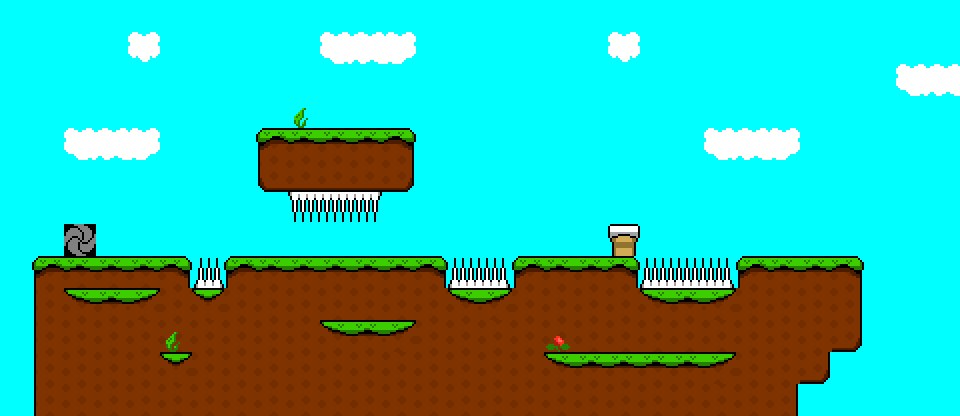

Rendered tile map (Tiled .tmx) drawn with the repository's tilesets; below, a short description and the map source with its tile grids summarised:
An orthogonal 30x13 tile map with 32x32 px tiles, 2 tile layers (Tile Layer 1, Tile Layer 2) and 2 objects.

<map version="1.0" orientation="orthogonal" renderorder="right-down" width="30" height="13" tilewidth="32" tileheight="32" nextobjectid="3">
 <tileset firstgid="1" name="World1Tiles" tilewidth="32" tileheight="32" tilecount="135">
  <image source="../sprites/World1Tiles.png" width="480" height="288" />
 </tileset>
 <layer name="Tile Layer 1" width="30" height="13">
  <data>[390 cells, 390 non-empty, 29 distinct tile ids]</data>
 </layer>
 <layer name="Tile Layer 2" width="30" height="13">
  <data>[390 cells, 1 non-empty, 1 distinct tile ids]</data>
 </layer>
 <objectgroup name="Object Layer 1">
  <object id="1" gid="2" x="800" y="256" width="32" height="32">
   <properties>
    <property name="map" value="Stage1-4" />
    <property name="type" value="portal" />
   </properties>
  </object>
  <object id="2" gid="5" x="128" y="256" width="32" height="32">
   <properties>
    <property name="text" value="Spikes will kill you!   Wow" />
    <property name="type" value="sign" />
   </properties>
  </object>
 </objectgroup>
</map>